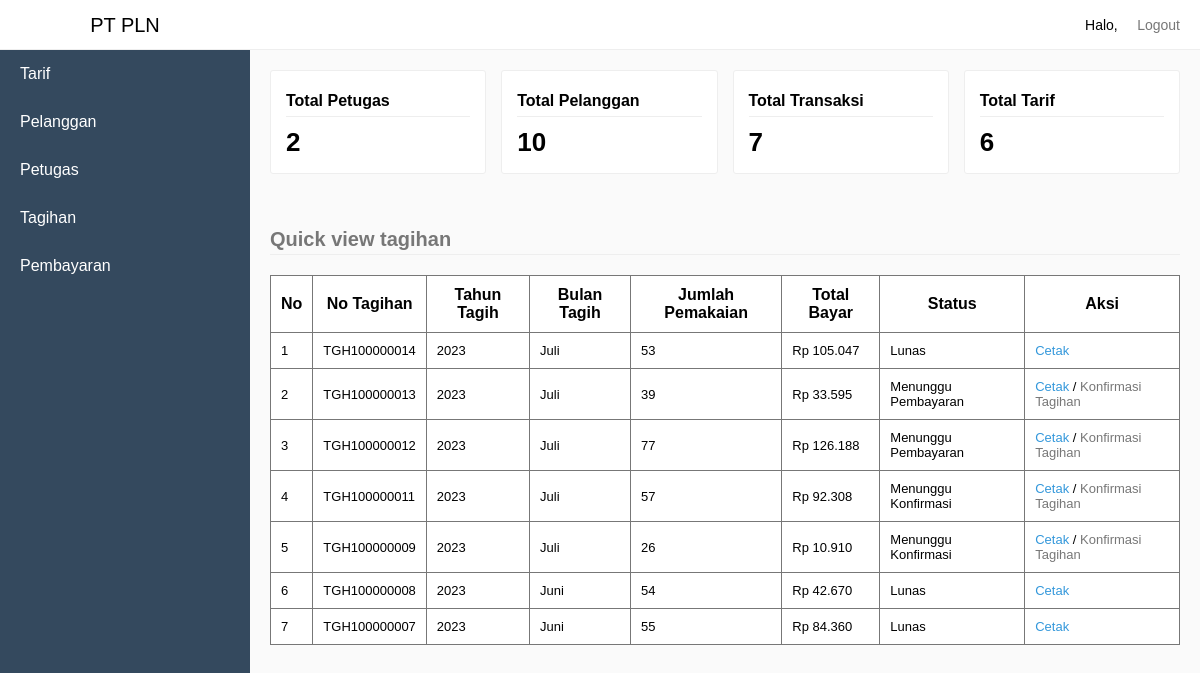
Page /sources/petugas/home.php on the committed database.
### tables this page shows
CREATE TABLE `tb_tagihan` (
  `KodeTagihan` int(11) NOT NULL,
  `NoTagihan` varchar(100) NOT NULL,
  `NoPelanggan` varchar(100) NOT NULL,
  `TahunTagih` int(20) NOT NULL,
  `BulanTagih` varchar(20) NOT NULL,
  `JumlahPemakaian` varchar(100) NOT NULL,
  `TotalBayar` double(10,0) NOT NULL,
  `Status` varchar(10) NOT NULL
);

### sources/petugas/home.php (the view, shortened to what this page needs)
<?php
	require_once "sources/maintemplate/header.php";
?>
<div class="information-card">
	<div class="card">
		<div class="card-body">
			<span>Total Petugas</span>
			<h1 class="count">
			<?php
				$selectQuery = mysqli_query($connect, "SELECT * FROM tb_login WHERE Level <> 'Pelanggan'");
				if(mysqli_num_rows($selectQuery) > 0) {
					echo mysqli_num_rows($selectQuery);
				} else {
					echo "0";
				}
			?>
			</h1>
		</div>
	</div>
	<div class="card">
		<div class="card-body">
			<span>Total Pelanggan</span>
			<h1 class="count">
			<?php
				$selectQuery = mysqli_query($connect, "SELECT * FROM tb_pelanggan");
				if(mysqli_num_rows($selectQuery) > 0) {
					echo mysqli_num_rows($selectQuery);
				} else {
					echo "0";
				}
			?>
			</h1>
		</div>
	</div>
	<div class="card">
		<div class="card-body">
			<span>Total Transaksi</span>
			<h1 class="count">
			<?php
				$selectQuery = mysqli_query($connect, "SELECT * FROM tb_tagihan");
				if(mysqli_num_rows($selectQuery) > 0) {
					echo mysqli_num_rows($selectQuery);
				} else {
					echo "0";
				}
			?>
			</h1>
		</div>
	</div>
	<div class="card">
		<div class="card-body">
			<span>Total Tarif</span>
			<h1 class="count">
			<?php
				$selectQuery = mysqli_query($connect, "SELECT * FROM tb_tarif");
				if(mysqli_num_rows($selectQuery) > 0) {
					echo mysqli_num_rows($selectQuery);
				} else {
					echo "0";
				}
			?>
			</h1>
		</div>
	</div>
</div>
<?php
	$selectTagihan = mysqli_query($connect, "SELECT * FROM tb_tagihan ORDER BY KodeTagihan DESC");
	if(mysqli_num_rows($selectTagihan) > 0) {
?>
<legend>Quick view tagihan</legend>
<table style="border-collapse: collapse;" border="1">
	<tr>
		<th>No</th>
		<th>No Tagihan</th>
		<th>Tahun Tagih</th>
		<th>Bulan Tagih</th>
		<th>Jumlah Pemakaian</th>
		<th>Total Bayar</th>
		<th>Status</th>
		<th>Aksi</th>
	</tr>
	<?php
		$No = 1;
		while($row = mysqli_fetch_assoc($selectTagihan)) {
	?>
	<tr>
		<td><?php echo $No; ?></td>
		<td><?php echo $row['NoTagihan']; ?></td>
		<td><?php echo $row['TahunTagih']; ?></td>
		<td>
			<?php
				$bulan = [
					1 => 'Januari',
					2 => 'Februari',
					3 => 'Maret',
					4 => 'April',
					5 => 'Mei',
					6 => 'Juni',
					7 => 'Juli',
					8 => 'Agustus',
					9 => 'September',
					10 => 'Oktober',
					11 => 'November',
					12 => 'Desember',
				];
				echo $bulan[$row['BulanTagih']];
			?>
		</td>
		<td><?php echo $row['JumlahPemakaian']; ?></td>
		<td><?php echo "Rp ".number_format($row['TotalBayar'], 0, '', '.'); ?></td>
		<td>
			<?php
				if($row['Status'] == 0) {
					echo "Menunggu Pembayaran";
				} else if($row['Status'] == 1) {
					echo "Menunggu Konfirmasi";
				} else {
					echo "Lunas";
				}
			?>
		</td>
		<td>
			<a href="index.php?pages=cetaktagihan&amp;NoPelanggan=<?php echo $row['NoPelanggan']; ?>&amp;NoTagihan=<?php echo $row['NoTagihan']; ?>">Cetak</a>
			<?php
				if($row['Status'] != 2) {
			?>
			/ <a href="index.php?pages=inputpembayaran&KodeTagihan=<?php echo $row['KodeTagihan']; ?>" style="color: #777;">Konfirmasi Tagihan</a>
			<?php
				}
			?>
		</td>
	</tr>
	<?php
			$No++;
		}
	?>
</table>
<?php
	} else {
		echo "Data Tagihan Tidak ada";
	}
	require_once "sources/maintemplate/footer.php";

### assets/style.css (style rules this page uses)
* { padding:0; margin:0; box-sizing: border-box; font-family: sans-serif; }
legend { border-bottom: 1px solid #eee; line-height: 30px; margin-bottom: 20px; font-size: 20px; font-weight: bold; color: #777; }
body { background-color: #fafafa; }
table { border-collapse: collapse; border: 1px solid #777; width:100%; background-color: #fff; margin-bottom: 20px; }
table td { font-size: 13px; }
table tr > td:last-child a { text-decoration: none; }
table tr > td:last-child a:last-child { color: #E74C3C; }
table tr > td:last-child a:first-child { color: #3498DB; }
table td, th { border: 1px solid #777; padding: 10px; }
div.content .card { margin-bottom: 50px; }
div.information-card { display: flex; }
div.information-card .card { width:25%; margin-right:15px; }
div.information-card .card:last-child { margin-right: 0px; }
div.card { background-color: #fff; border: 1px solid #eee; border-radius: 3px; }
div.card-body { padding: 15px; }
div.information-card span { font-weight: bold; font-size: 16px; display: block; border-bottom: 1px solid #eee; line-height: 30px; margin-bottom: 10px; }
div.information-card .count { font-size: 26px; font-weight: bold; }

### rows in the picture
tb_tagihan: NoTagihan "TGH100000014", TahunTagih "2023", BulanTagih "Juli", JumlahPemakaian "53", TotalBayar "105.047", Status "Lunas"
tb_tagihan: NoTagihan "TGH100000013", TahunTagih "2023", BulanTagih "Juli", JumlahPemakaian "39", TotalBayar "33.595", Status "Menunggu Pembayaran"
tb_tagihan: NoTagihan "TGH100000012", TahunTagih "2023", BulanTagih "Juli", JumlahPemakaian "77", TotalBayar "126.188", Status "Menunggu Pembayaran"
tb_tagihan: NoTagihan "TGH100000011", TahunTagih "2023", BulanTagih "Juli", JumlahPemakaian "57", TotalBayar "92.308", Status "Menunggu Konfirmasi"
tb_tagihan: NoTagihan "TGH100000009", TahunTagih "2023", BulanTagih "Juli", JumlahPemakaian "26", TotalBayar "10.910", Status "Menunggu Konfirmasi"
tb_tagihan: NoTagihan "TGH100000008", TahunTagih "2023", BulanTagih "Juni", JumlahPemakaian "54", TotalBayar "42.670", Status "Lunas"
tb_tagihan: NoTagihan "TGH100000007", TahunTagih "2023", BulanTagih "Juni", JumlahPemakaian "55", TotalBayar "84.360", Status "Lunas"

### other values in the picture
mysqli_num_rows($selectQuery) "2"
mysqli_num_rows($selectQuery) "10"
mysqli_num_rows($selectQuery) "7"
mysqli_num_rows($selectQuery) "6"
